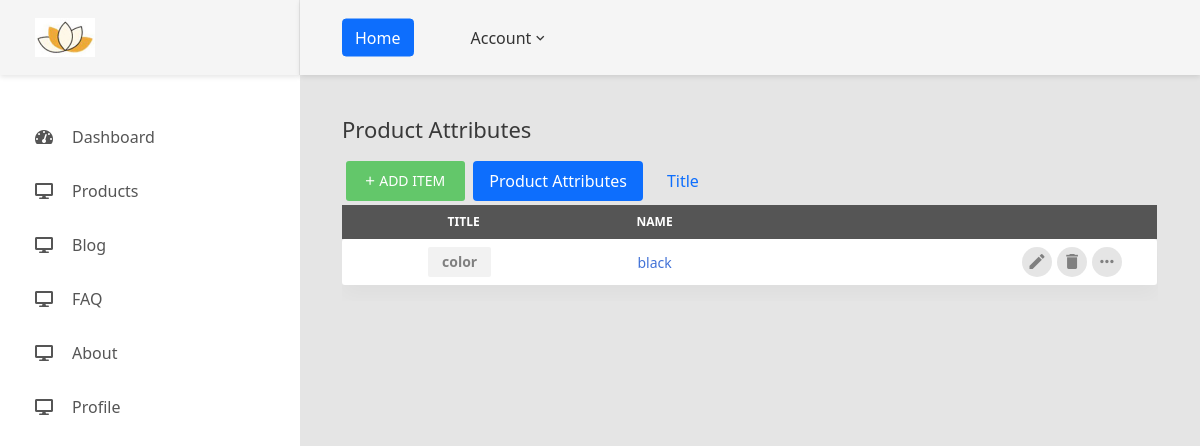
The page /admin/product-attributes.php (signed in) on the database its author committed.
### tables this page shows
CREATE TABLE `useradmin` (
  `id` int(11) NOT NULL,
  `profile_id` varchar(100) NOT NULL,
  `image` varchar(200) NOT NULL,
  `username` varchar(50) NOT NULL,
  `password` varchar(255) NOT NULL,
  `email` varchar(100) NOT NULL,
  `last_name` varchar(200) NOT NULL,
  `designation` varchar(200) NOT NULL,
  `company` varchar(200) NOT NULL,
  `business_category` varchar(200) NOT NULL,
  `logo` varchar(200) NOT NULL,
  `thumbnail_image` varchar(200) NOT NULL,
  `thames_color` varchar(100) NOT NULL,
  `text_color` varchar(100) NOT NULL,
  `footer_color` varchar(100) NOT NULL,
  `connections_id` varchar(100) NOT NULL,
  `admin_status` varchar(100) NOT NULL
);

CREATE TABLE `product_attributes` (
  `id` int(50) NOT NULL,
  `adminuser_id` varchar(100) NOT NULL,
  `product_tokan` varchar(100) NOT NULL,
  `attributes_title` varchar(200) NOT NULL,
  `attributes_name` varchar(200) NOT NULL,
  `attributes_status` varchar(100) NOT NULL
);

### admin/product-attributes.php (the view, shortened to what this page needs)
<?php
include 'header.php';
?>
<?php
        $admin_user=$_SESSION['login_user'];
        $row=mysqli_fetch_assoc(mysqli_query($db, "select * from useradmin where profile_id='$admin_user'"));
        $adminuser_id = $row['id'];
        $sql =  "SELECT * FROM `product_attributes` WHERE adminuser_id='$adminuser_id'";
        $res = mysqli_query($db, $sql);
?>
            <div class="main-content">
                <div class="section__content section__content--p30">
                    <div class="container-fluid">
                    <div class="row">
                            <div class="col-md-12">
                                <h3 class="title-5 m-b-35">Product Attributes</h3>
                                <div class="table-data__tool">
                                    <div class="table-data__tool-left">
                                        <div class="rs-select2--light">
                                           <ul class="nav nav-pills d-flex">
                                                <li class="nav-item p-1">
                                                <a href="add-product-attributes.php" class="au-btn au-btn-icon au-btn--green au-btn--small"><i class="zmdi zmdi-plus"></i>Add item</a>
                                                </li>
                                                <li class="nav-item p-1">
                                                 <a class="nav-link active" data-bs-toggle="pill" href="#attributes">Product Attributes</a>
                                                </li>
                                                <li class="nav-item p-1">
                                                 <a class="nav-link" data-bs-toggle="pill" href="#catagery">Title</a>
                                                </li>
                                            </ul>
                                        </div>
                                    </div>
                                </div>
                                <div class="tab-content">
                                <div class="tab-pane active" id="attributes">
                                <div class="table-responsive table-responsive-data2">
                                    <table class="table table-data2">
                                        <thead style="background: #555;">
                                            <tr>
                                                <th>Title</th>
                                                <th>name</th>
                                                <th></th>
                                            </tr>
                                        </thead>
                                        <tbody>
                                       <?php
                                        while ($row = mysqli_fetch_assoc($res)) {
                                            ?>
                                            <tr class="tr-shadow">
                                                <td>
                                                    <span class="block-email"><b><?php echo $row['attributes_title'] ?></b></span>
                                                </td>
                                                <td class="desc"><?php echo $row['attributes_name'] ?></td>
                                                <td>
                                                    <div class="table-data-feature">
                                                        <a href="" class="item" data-toggle="tooltip" data-placement="top" title="Edit">
                                                            <i class="zmdi zmdi-edit"></i>
                                                        </a>
                                                        <a href="?id=<?php echo $row['id'] ?>&type=delete" class="item" data-toggle="tooltip" data-placement="top" title="Delete">
                                                            <i class="zmdi zmdi-delete"></i>
                                                        </a>
                                                        <a class="item" data-toggle="tooltip" data-placement="top" title="More">
                                                            <i class="zmdi zmdi-more"></i>
                                                        </a>
                                                    </div>
                                                </td>
                                            </tr>
                                        <?php
                                     }
                                      ?>
                                        </tbody>
                                    </table>
                                </div>
                                </div>
                                </div>
                            </div>
                        </div>
                    </div>
                </div>
            </div>
            <?php include 'footer.php' ?>

### admin/header.php (shortened to what this page needs)
<?php
include("config.php");
$admin_user=$_SESSION['login_user'];
$row=mysqli_fetch_assoc(mysqli_query($db, "select * from useradmin where profile_id='$admin_user'"));
?>
<!DOCTYPE html>
<html lang="en">
<head>
    <link href="css/font-face.css" rel="stylesheet" media="all">
    <link href="vendor/font-awesome-4.7/css/font-awesome.min.css" rel="stylesheet" media="all">
    <link href="vendor/font-awesome-5/css/fontawesome-all.min.css" rel="stylesheet" media="all">
    <link href="vendor/mdi-font/css/material-design-iconic-font.min.css" rel="stylesheet" media="all">
    <link href="vendor/animsition/animsition.min.css" rel="stylesheet" media="all">
    <link href="vendor/css-hamburgers/hamburgers.min.css" rel="stylesheet" media="all">
    <link href="css/theme.css" rel="stylesheet" media="all">
    <link href="https://cdn.jsdelivr.net/npm/bootstrap@5.0.2/dist/css/bootstrap.min.css" rel="stylesheet">
</head>
<body class="animsition">
    <div class="page-wrapper">
        <aside class="menu-sidebar d-none d-lg-block">
            <div class="logo">
                <a href="#">
                    <img src="images/admin-img/<?php echo $row['image'] ?>" width="60px" height="60px" alt="" />
                </a>
            </div>
            <div class="menu-sidebar__content js-scrollbar1">
                <nav class="navbar-sidebar">
                    <ul class="list-unstyled navbar__list">
                    <li class="has-sub">
                            <a class="js-arrow" href="dashboard.php">
                                <i class="fas fa-tachometer-alt"></i>Dashboard</a>
                        </li>
						<li class="has-sub">
                            <a class="js-arrow" href="#">
                            <i class="fas fa-desktop"></i>Products</a>
                        </li>
                        <li class="has-sub">
                            <a class="js-arrow" href="#">
                                <i class="fas fa-desktop"></i>Blog</a>
                        </li>
                        <li class="has-sub">
                            <a class="js-arrow" href="#">
                            <i class="fas fa-desktop"></i>FAQ</a>
                        </li>
                        <li class="has-sub">
                            <a class="js-arrow" href="#">
                            <i class="fas fa-desktop"></i>About</a>
                        </li>
                        <li class="has-sub">
                            <a class="js-arrow" href="#">
                            <i class="fas fa-desktop"></i>Profile</a>
                        </li>
                    </ul>
                </nav>
            </div>
        </aside>
        <div class="page-container">
            <header class="header-desktop">
                <div class="section__content section__content--p30">
                    <div class="container-fluid">
                        <div class="header-wrap">
                            <div class="header-button">
                                <div class="noti-wrap">
                                    <div class=""><a href="../index.php" class="btn btn-primary">Home</a></div>
                                </div>
                                <div class="account-wrap">
                                    <div class="account-item clearfix js-item-menu">
                                        <div class="content">
                                            <a class="js-acc-btn" href="#">Account</a>
                                        </div>
                                    </div>
                                </div>
                            </div>
                        </div>
                    </div>
                </div>
            </header>

### admin/header.php (style rules this page uses)
a { text-decoration: none; }
thead th { color: white!important; }

### rows shown on the page
useradmin: image (picture)
product_attributes: attributes_title "color", attributes_name "black"
